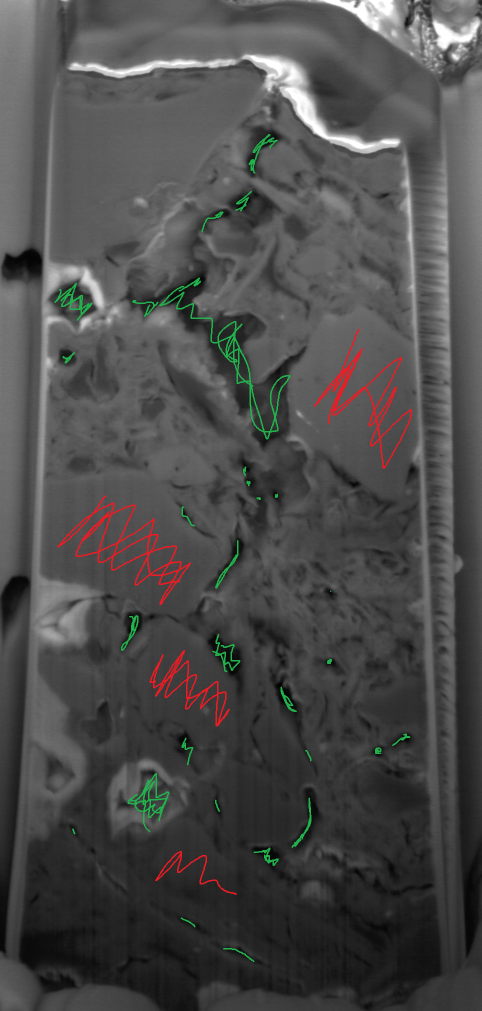
#> input picture 86_scribbles.png, 963 x 2022 px, given as the content of the folder ideal, which was not available (shown at 1/2 size)
$ python evaluation.py --pred-dir ..
#> lines starting #> are read from the running program, lines starting #| are printed output that depends on the picture; after the words box and inside, x2 and y2 are one past the last pixel; in counts of white or black regions, pixels touching at a corner belong together; pictures that were not available may be replaced by others from this repository, and a replacement may not be noted
from __future__ import annotations

import argparse
import csv
import json
import math
import re
from pathlib import Path
from statistics import median

import numpy as np
from PIL import Image

IMAGE_EXTENSIONS = {".png", ".jpg", ".jpeg", ".tif", ".tiff", ".bmp", ".gif"}


def natural_key(value: str) -> list[int | str]:
    return [
        int(part) if part.isdigit() else part
        for part in re.split(r"(\d+)", value.lower())
    ]


def collect_manual_stems(manual_dir: Path) -> set[str]:
    return {
        path.stem
        for path in manual_dir.iterdir()
        if path.is_file() and path.suffix.lower() in IMAGE_EXTENSIONS
    }


def collect_prediction_stems(pred_dir: Path) -> set[str]:
    stems = set()
    for path in pred_dir.iterdir():
        if not path.is_file() or path.suffix.lower() not in IMAGE_EXTENSIONS:
            continue
        if path.name.endswith("_pred.png"):
            stems.add(path.name.removesuffix("_pred.png"))
        else:
            stems.add(path.stem)
    return stems


def find_manual_path(manual_dir: Path, stem: str) -> Path:
    matches = sorted(
        path
        for path in manual_dir.glob(f"{stem}.*")
        if path.is_file() and path.suffix.lower() in IMAGE_EXTENSIONS
    )
    if not matches:
        raise FileNotFoundError(
            f"No manual mask found for stem {stem!r} in {manual_dir}."
        )
    return matches[0]


def find_prediction_path(pred_dir: Path, stem: str) -> Path:
    pred_path = pred_dir / f"{stem}_pred.png"
    if pred_path.exists():
        return pred_path
    matches = sorted(
        path
        for path in pred_dir.glob(f"{stem}.*")
        if path.is_file() and path.suffix.lower() in IMAGE_EXTENSIONS
    )
    if not matches:
        raise FileNotFoundError(
            f"No predicted mask found for stem {stem!r} in {pred_dir}."
        )
    return matches[0]


def load_mask(path: Path, pore_value: str) -> np.ndarray:
    array = np.asarray(Image.open(path).convert("L"))
    if pore_value == "zero":
        return array == 0
    if pore_value == "nonzero":
        return array > 0
    raise ValueError("pore_value must be 'zero' or 'nonzero'.")


def resize_to(mask: np.ndarray, shape: tuple[int, int]) -> np.ndarray:
    if mask.shape == shape:
        return mask
    image = Image.fromarray(mask.astype(np.uint8) * 255, mode="L")
    image = image.resize((shape[1], shape[0]), Image.Resampling.NEAREST)
    return np.asarray(image, dtype=np.uint8) > 0


def neighbors(y: int, x: int, height: int, width: int, connectivity: int):
    candidates = [(y - 1, x), (y + 1, x), (y, x - 1), (y, x + 1)]
    if connectivity == 8:
        candidates.extend(
            [
                (y - 1, x - 1),
                (y - 1, x + 1),
                (y + 1, x - 1),
                (y + 1, x + 1),
            ]
        )
    for ny, nx in candidates:
        if 0 <= ny < height and 0 <= nx < width:
            yield ny, nx


def component_sizes(
    mask: np.ndarray, connectivity: int
) -> tuple[list[int], list[bool]]:
    height, width = mask.shape
    visited = np.zeros(mask.shape, dtype=bool)
    sizes: list[int] = []
    touches_border: list[bool] = []
    ys, xs = np.where(mask)
    for y, x in zip(ys, xs, strict=False):
        if visited[y, x]:
            continue
        stack = [(int(y), int(x))]
        visited[y, x] = True
        size = 0
        border = False
        while stack:
            cy, cx = stack.pop()
            size += 1
            border = border or cy == 0 or cx == 0 or cy == height - 1 or cx == width - 1
            for ny, nx in neighbors(cy, cx, height, width, connectivity):
                if visited[ny, nx] or not mask[ny, nx]:
                    continue
                visited[ny, nx] = True
                stack.append((ny, nx))
        sizes.append(size)
        touches_border.append(border)
    return sizes, touches_border


def perimeter_4(mask: np.ndarray) -> int:
    padded = np.pad(mask, 1, constant_values=False)
    center = padded[1:-1, 1:-1]
    perimeter = 0
    perimeter += np.logical_and(center, ~padded[:-2, 1:-1]).sum()
    perimeter += np.logical_and(center, ~padded[2:, 1:-1]).sum()
    perimeter += np.logical_and(center, ~padded[1:-1, :-2]).sum()
    perimeter += np.logical_and(center, ~padded[1:-1, 2:]).sum()
    return int(perimeter)


def scalar_metrics(mask: np.ndarray, connectivity: int) -> dict[str, float]:
    pore_pixels = int(mask.sum())
    total_pixels = int(mask.size)
    foreground_sizes, _ = component_sizes(mask, connectivity)
    background_sizes, background_touches_border = component_sizes(~mask, connectivity)
    hole_sizes = [
        size
        for size, touches_border in zip(
            background_sizes, background_touches_border, strict=False
        )
        if not touches_border
    ]
    component_count = len(foreground_sizes)
    hole_count = len(hole_sizes)
    perimeter = perimeter_4(mask)
    largest_component = max(foreground_sizes, default=0)
    mean_component_size = float(np.mean(foreground_sizes)) if foreground_sizes else 0.0
    median_component_size = float(median(foreground_sizes)) if foreground_sizes else 0.0
    equivalent_diameter = 2.0 * math.sqrt(pore_pixels / math.pi) if pore_pixels else 0.0
    return {
        "porosity": pore_pixels / total_pixels if total_pixels else 0.0,
        "pore_pixels": float(pore_pixels),
        "component_count": float(component_count),
        "hole_count": float(hole_count),
        "euler_number": float(component_count - hole_count),
        "largest_component_fraction": largest_component / pore_pixels
        if pore_pixels
        else 0.0,
        "mean_component_size": mean_component_size,
        "median_component_size": median_component_size,
        "perimeter": float(perimeter),
        "specific_perimeter": perimeter / total_pixels if total_pixels else 0.0,
        "perimeter_per_pore_pixel": perimeter / pore_pixels if pore_pixels else 0.0,
        "equivalent_diameter": equivalent_diameter,
    }


def overlap_metrics(manual: np.ndarray, prediction: np.ndarray) -> dict[str, float]:
    intersection = np.logical_and(manual, prediction).sum()
    union = np.logical_or(manual, prediction).sum()
    manual_sum = manual.sum()
    pred_sum = prediction.sum()
    fp = np.logical_and(prediction, ~manual).sum()
    fn = np.logical_and(~prediction, manual).sum()
    tn = np.logical_and(~prediction, ~manual).sum()
    return {
        "dice": (2.0 * intersection / (manual_sum + pred_sum))
        if manual_sum + pred_sum
        else 1.0,
        "iou": (intersection / union) if union else 1.0,
        "precision": (intersection / pred_sum) if pred_sum else 1.0,
        "recall": (intersection / manual_sum) if manual_sum else 1.0,
        "false_positive_rate": fp / (fp + tn) if fp + tn else 0.0,
        "false_negative_rate": fn / manual_sum if manual_sum else 0.0,
    }


def compare_scalar_metrics(
    manual: dict[str, float], prediction: dict[str, float]
) -> dict[str, float]:
    compared = {}
    for key, manual_value in manual.items():
        pred_value = prediction[key]
        compared[f"manual_{key}"] = manual_value
        compared[f"pred_{key}"] = pred_value
        compared[f"delta_{key}"] = pred_value - manual_value
        compared[f"relative_delta_{key}"] = (
            (pred_value - manual_value) / manual_value
            if abs(manual_value) > 1e-12
            else 0.0
        )
    return compared


def write_csv(path: Path, rows: list[dict[str, float | str]]) -> None:
    path.parent.mkdir(parents=True, exist_ok=True)
    fieldnames = list(rows[0].keys()) if rows else []
    with path.open("w", encoding="utf-8", newline="") as handle:
        writer = csv.DictWriter(handle, fieldnames=fieldnames)
        writer.writeheader()
        writer.writerows(rows)


def parse_args() -> argparse.Namespace:
    parser = argparse.ArgumentParser(
        description="Compare manual masks with predicted masks using overlap and morphology metrics."
    )
    parser.add_argument("--manual-dir", type=Path, default=Path("ideal"))
    parser.add_argument("--pred-dir", type=Path, required=True)
    parser.add_argument(
        "--output-json",
        type=Path,
        default=Path("artifacts/segmentation_metric_comparison.json"),
    )
    parser.add_argument(
        "--output-csv",
        type=Path,
        default=Path("artifacts/segmentation_metric_comparison.csv"),
    )
    parser.add_argument("--stems", nargs="*", default=None)
    parser.add_argument(
        "--manual-pore-value", choices=("zero", "nonzero"), default="zero"
    )
    parser.add_argument(
        "--pred-pore-value", choices=("zero", "nonzero"), default="nonzero"
    )
    parser.add_argument("--connectivity", type=int, choices=(4, 8), default=4)
    return parser.parse_args()


def main() -> None:
    args = parse_args()
    if args.stems:
        stems = sorted(args.stems, key=natural_key)
    else:
        stems = sorted(
            collect_manual_stems(args.manual_dir)
            & collect_prediction_stems(args.pred_dir),
            key=natural_key,
        )
    if not stems:
        raise FileNotFoundError("No matching manual/predicted mask stems found.")

    rows: list[dict[str, float | str]] = []
    for stem in stems:
        manual = load_mask(
            find_manual_path(args.manual_dir, stem), args.manual_pore_value
        )
#> in load_mask, `array = np.asarray(Image.open(path).convert("L"))`:
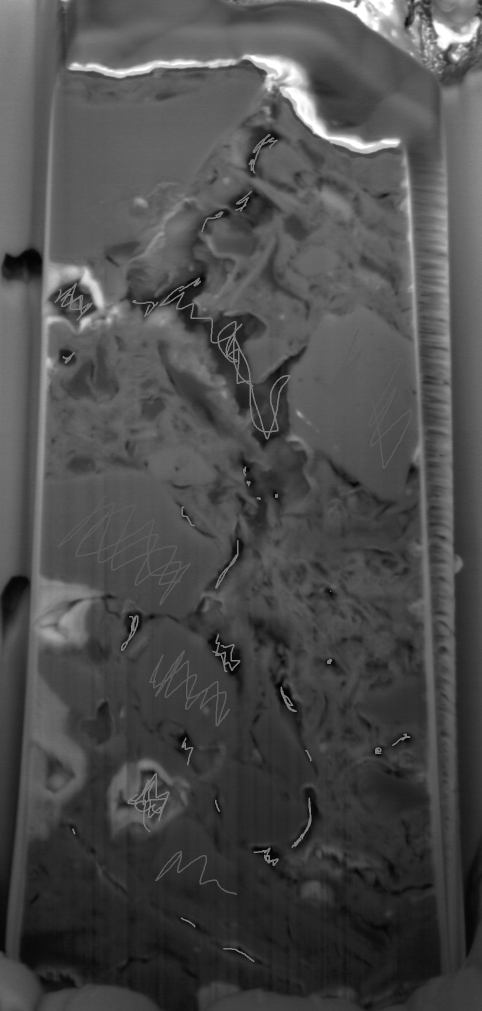
#> array: shape (2022, 963) (shown at 1/2 size); min 0, max 255, mean 75.7
#> in load_mask, `return array == 0`:
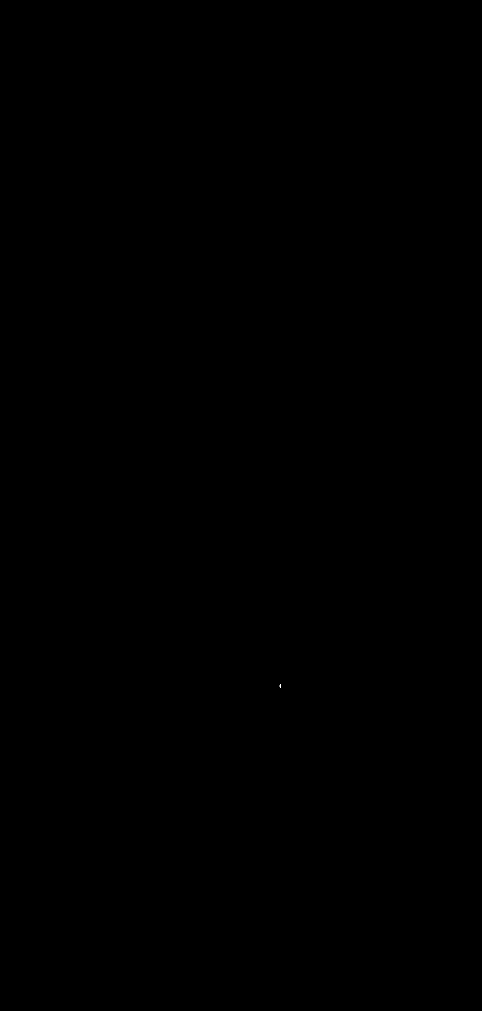
#> returned value: shape (2022, 963) bool (shown at 1/2 size); 0% white in thin lines or dots, all inside (x1, y1, x2, y2) = (558, 1369, 562, 1376)
        prediction = load_mask(
            find_prediction_path(args.pred_dir, stem), args.pred_pore_value
        )
        prediction = resize_to(prediction, manual.shape)
        manual_metrics = scalar_metrics(manual, args.connectivity)
#> in scalar_metrics, `pore_pixels = int(mask.sum())`: pore_pixels = 13
#> in component_sizes, `ys, xs = np.where(mask)`: ys = [1369, 1369, 1370, 1370, 1371, 1371, 1371, 1372, 1372, 1372, 1373, 1374, 1375]; xs = [560, 561, 560, 561, 558, 560, 561, 558, 560, 561, 560, 560, 560]
#> the loop in component_sizes, `for y, x in zip(ys, xs, strict=False):` made 13 passes
#> (y, x) on passes 2, 3, 4, 6, 7, 8, 9, 10, 11, 12, 13: (1369, 561), (1370, 560), (1370, 561), (1371, 560), (1371, 561), (1372, 558), (1372, 560), (1372, 561), (1373, 560), (1374, 560), (1375, 560)
#> (y, x) on passes 1, 5: (1369, 560), (1371, 558)
#> after the loop in component_sizes, `for y, x in zip(ys, xs, strict=False):`: sizes = [11, 2]; touches_border = [False, False]
#> in scalar_metrics, `foreground_sizes, _ = component_sizes(mask, connectivity)`: foreground_sizes = [11, 2]
#> the loop in component_sizes (call 2), `for y, x in zip(ys, xs, strict=False):` made 1947173 passes
#> in scalar_metrics, `background_sizes, background_touches_border = component_sizes(~mask, c..`: background_sizes = [1947173]; background_touches_border = [True]
#> in scalar_metrics, `hole_sizes = [ size for size, touches_border in zip( background_sizes,..`: hole_sizes = []
#> in scalar_metrics, `component_count = len(foreground_sizes)`: component_count = 2
#> in scalar_metrics, `hole_count = len(hole_sizes)`: hole_count = 0
#> in perimeter_4, `padded = np.pad(mask, 1, constant_values=False)`: padded: shape (2024, 965) bool; 0% white in thin lines or dots, all inside (x1, y1, x2, y2) = (559, 1370, 563, 1377)
#> in perimeter_4, `perimeter += np.logical_and(center, ~padded[:-2, 1:-1]).sum()`: perimeter = 3
#> in perimeter_4, `perimeter += np.logical_and(center, ~padded[2:, 1:-1]).sum()`: perimeter = 6
#> in perimeter_4, `perimeter += np.logical_and(center, ~padded[1:-1, :-2]).sum()`: perimeter = 15
#> in perimeter_4, `perimeter += np.logical_and(center, ~padded[1:-1, 2:]).sum()`: perimeter = 24
#> in scalar_metrics, `largest_component = max(foreground_sizes, default=0)`: largest_component = 11
#> in scalar_metrics, `mean_component_size = float(np.mean(foreground_sizes)) if foreground_s..`: mean_component_size = 6.5
#> in scalar_metrics, `equivalent_diameter = 2.0 * math.sqrt(pore_pixels / math.pi) if pore_p..`: equivalent_diameter = 4.07
#> manual_metrics = 12 items
        pred_metrics = scalar_metrics(prediction, args.connectivity)
#> in perimeter_4 (call 2), `padded = np.pad(mask, 1, constant_values=False)`:
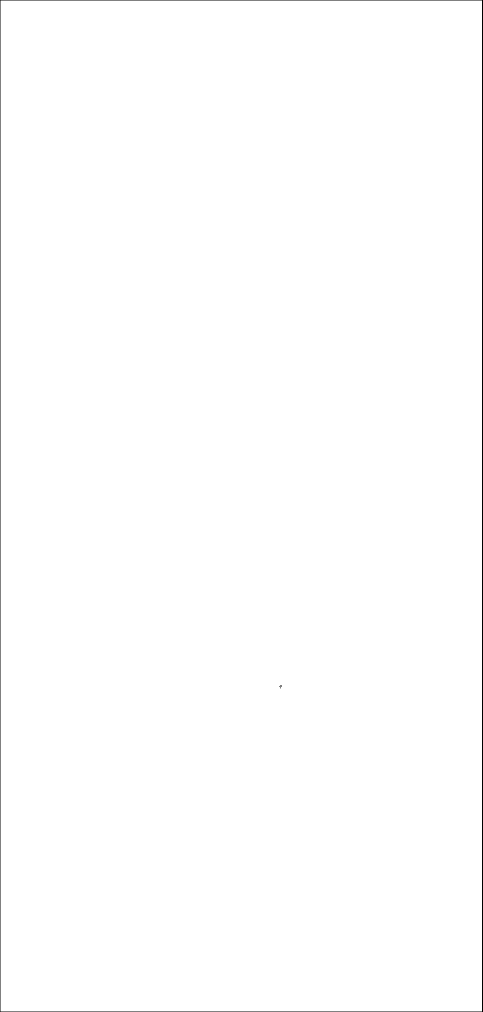
#> padded: shape (2024, 965) bool (shown at 1/2 size); 99.7% white; black in thin lines or dots
#> in perimeter_4 (call 2), `perimeter += np.logical_and(center, ~padded[:-2, 1:-1]).sum()`: perimeter = 966
#> in perimeter_4 (call 2), `perimeter += np.logical_and(center, ~padded[2:, 1:-1]).sum()`: perimeter = 1932
#> in perimeter_4 (call 2), `perimeter += np.logical_and(center, ~padded[1:-1, :-2]).sum()`: perimeter = 3963
#> in perimeter_4 (call 2), `perimeter += np.logical_and(center, ~padded[1:-1, 2:]).sum()`: perimeter = 5994
#> pred_metrics = 12 items
        row: dict[str, float | str] = {
            "stem": stem,
            **overlap_metrics(manual, prediction),
            **compare_scalar_metrics(manual_metrics, pred_metrics),
        }
#> in overlap_metrics, `intersection = np.logical_and(manual, prediction).sum()`: intersection = 0
#> in overlap_metrics, `union = np.logical_or(manual, prediction).sum()`: union = 1947186
#> in overlap_metrics, `manual_sum = manual.sum()`: manual_sum = 13
#> in overlap_metrics, `pred_sum = prediction.sum()`: pred_sum = 1947173
#> in overlap_metrics, `fn = np.logical_and(~prediction, manual).sum()`: fn = 13
#> in overlap_metrics, `tn = np.logical_and(~prediction, ~manual).sum()`: tn = 0
#> the loop in compare_scalar_metrics, `for key, manual_value in manual.items():` made 12 passes
#> (key, manual_value, pred_value) on passes 1 to 12: ('porosity', 6.68e-06, 1), ('pore_pixels', 13, 1947173), ('component_count', 2, 1), ('hole_count', 0, 2), ('euler_number', 2, -1), ('largest_component_fraction', 0.846, 1), ('mean_component_size', 6.5, 1947173), ('median_component_size', 6.5, 1947173), ('perimeter', 24, 5994), ('specific_perimeter', 1.23e-05, 0.00308), ('perimeter_per_pore_pixel', 1.85, 0.00308), ('equivalent_diameter', 4.07, 1574.6)
#> after the loop in compare_scalar_metrics, `for key, manual_value in manual.items():`: compared = 48 items
        rows.append(row)

    numeric_keys = [key for key in rows[0] if key != "stem"]
#> numeric_keys = 54 items, first 6: 'dice', 'iou', 'precision', 'recall', 'false_positive_rate', 'false_negative_rate'
    summary = {
        "num_slices": len(rows),
        "stems": stems,
        "connectivity": args.connectivity,
        "mean": {
            key: float(np.mean([float(row[key]) for row in rows]))
            for key in numeric_keys
        },
        "rows": rows,
        "notes": {
            "porosity": "Fraction of pixels labeled as pore.",
            "euler_number": "2D Euler number = foreground connected components - enclosed background holes.",
            "specific_perimeter": "4-neighbor pore/solid boundary length divided by total pixel count.",
            "equivalent_diameter": "Diameter of a circle with the same total pore area, in pixels.",
        },
    }

    args.output_json.parent.mkdir(parents=True, exist_ok=True)
    args.output_json.write_text(json.dumps(summary, indent=2), encoding="utf-8")
    write_csv(args.output_csv, rows)
#> in write_csv, `fieldnames = list(rows[0].keys()) if rows else []`: fieldnames = 55 items, first 6: 'stem', 'dice', 'iou', 'precision', 'recall', 'false_positive_rate'

    print(f"slices={summary['num_slices']} connectivity={args.connectivity}")
#| slices=1 connectivity=4
    mean = summary["mean"]
#> mean = 54 items
    print(
        "mean dice={dice:.4f} iou={iou:.4f} "
        "manual_porosity={manual_porosity:.4f} pred_porosity={pred_porosity:.4f} "
        "delta_porosity={delta_porosity:+.4f}".format(**mean)
    )
#| mean dice=0.0000 iou=0.0000 manual_porosity=0.0000 pred_porosity=1.0000 delta_porosity=+1.0000
    print(
        "mean manual_euler={manual_euler_number:.2f} pred_euler={pred_euler_number:.2f} "
        "delta_euler={delta_euler_number:+.2f}".format(**mean)
    )
#| mean manual_euler=2.00 pred_euler=-1.00 delta_euler=-3.00
    print(
        "mean manual_components={manual_component_count:.2f} pred_components={pred_component_count:.2f} "
        "manual_holes={manual_hole_count:.2f} pred_holes={pred_hole_count:.2f}".format(
            **mean
        )
    )
#| mean manual_components=2.00 pred_components=1.00 manual_holes=0.00 pred_holes=2.00
    print(f"Saved JSON to {args.output_json}")
    print(f"Saved CSV to {args.output_csv}")


if __name__ == "__main__":
    main()
